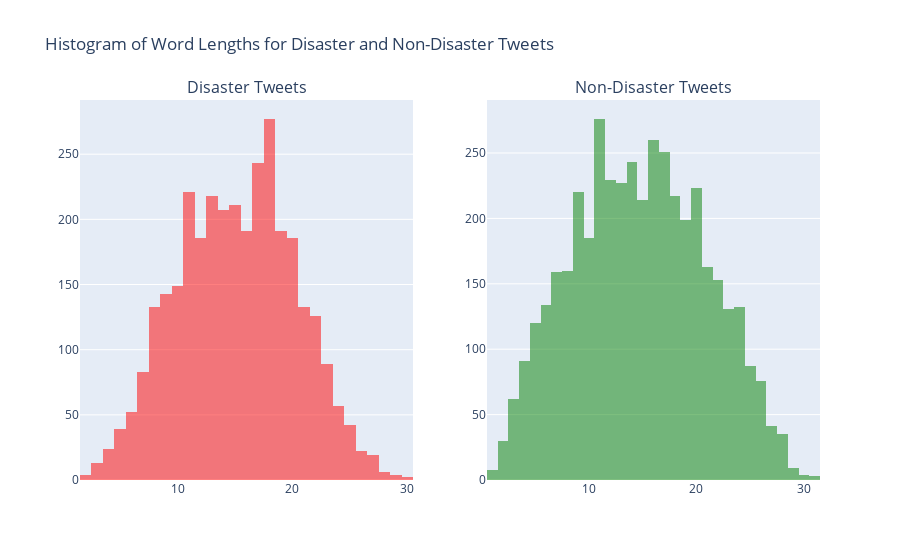

Write notebook code for a chart like this one.
### Markdown cell above
##### Longueur des mots dans les tweets

### Code cell
plot_tweet_word_length_histogram(raw=True)

### Figure 1 — Plotly figure (JSON) as saved in the notebook; plotly's stock layout.template omitted (floating-point values rounded to 4 significant figures; data arrays with more than 128 entries replaced by an {"elided": "..."} marker saying what was removed)
{"data": [{"alignmentgroup": "True", "bingroup": "x", "hovertemplate": "Word Length=%{x}<br>count=%{y}<extra></extra>", "legendgroup": "", "marker": {"color": "red", "opacity": 0.5, "pattern": {"shape": ""}}, "name": "", "offsetgroup": "", "orientation": "v", "showlegend": false, "type": "histogram", "x": {"elided": "3271 int values"}, "xaxis": "x", "yaxis": "y"}, {"alignmentgroup": "True", "bingroup": "x", "hovertemplate": "Word Length=%{x}<br>count=%{y}<extra></extra>", "legendgroup": "", "marker": {"color": "green", "opacity": 0.5, "pattern": {"shape": ""}}, "name": "", "offsetgroup": "", "orientation": "v", "showlegend": false, "type": "histogram", "x": {"elided": "4342 int values"}, "xaxis": "x2", "yaxis": "y2"}], "layout": {"annotations": [{"font": {"size": 16}, "showarrow": false, "text": "Disaster Tweets", "x": 0.225, "xanchor": "center", "xref": "paper", "y": 1, "yanchor": "bottom", "yref": "paper"}, {"font": {"size": 16}, "showarrow": false, "text": "Non-Disaster Tweets", "x": 0.775, "xanchor": "center", "xref": "paper", "y": 1, "yanchor": "bottom", "yref": "paper"}], "title": {"text": "Histogram of Word Lengths for Disaster and Non-Disaster Tweets"}, "xaxis": {"anchor": "y", "domain": [0, 0.45]}, "xaxis2": {"anchor": "y2", "domain": [0.55, 1]}, "yaxis": {"anchor": "x", "domain": [0, 1]}, "yaxis2": {"anchor": "x2", "domain": [0, 1]}}}
